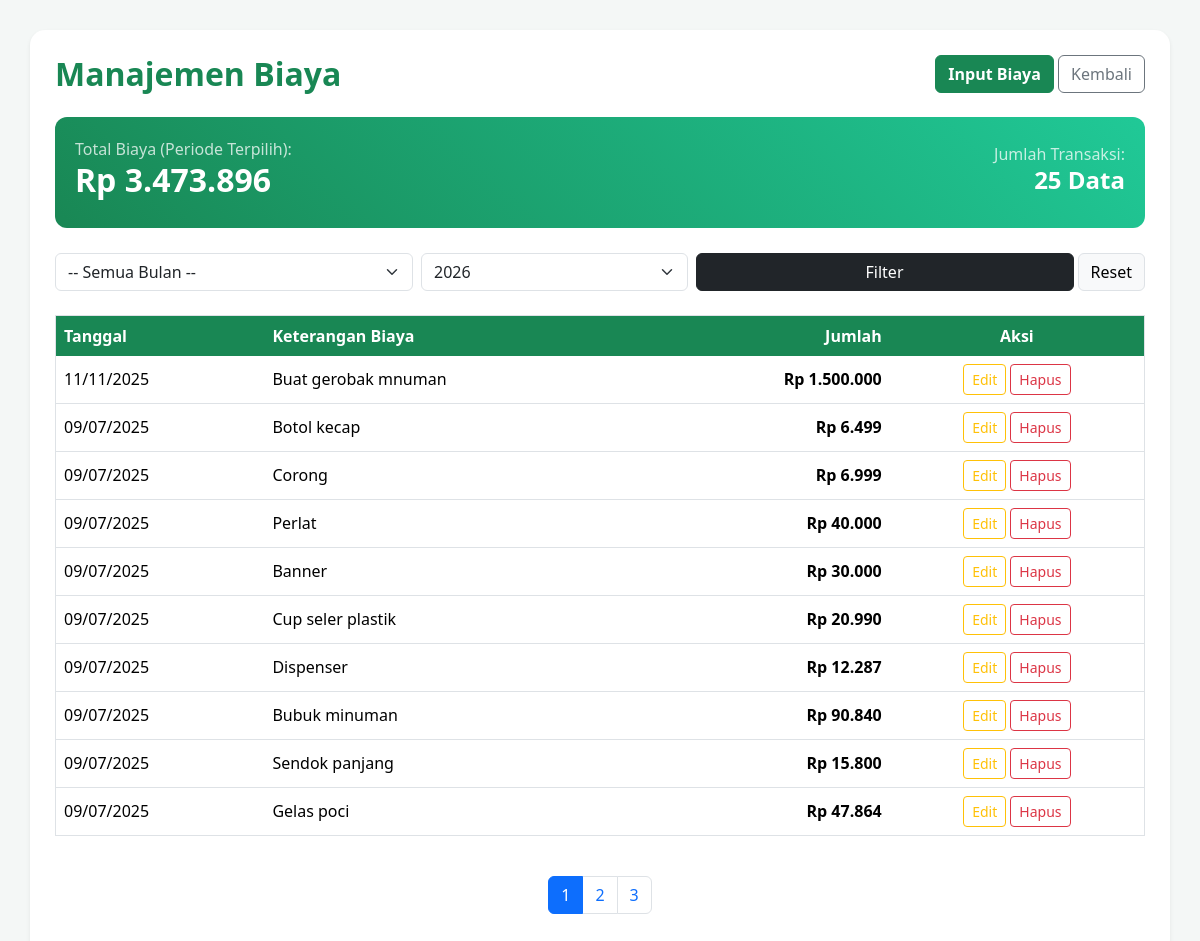
/biaya.php, run on the app's committed database.
### tables this page shows
CREATE TABLE `biaya` (
  `id` int(11) NOT NULL,
  `tanggal` date NOT NULL,
  `nama` text DEFAULT NULL,
  `jumlah` int(11) NOT NULL
);

### biaya.php (the view, shortened to what this page needs)
<?php
include 'koneksi.php';
$bulan = isset($_GET['bulan']) ? $_GET['bulan'] : '';
$tahun = isset($_GET['tahun']) ? $_GET['tahun'] : '';
$where_clauses = [];
$where = (count($where_clauses) > 0) ? "WHERE " . implode(' AND ', $where_clauses) : "";
$limit = 10;
$page = isset($_GET['page']) ? (int)$_GET['page'] : 1;
$offset = ($page - 1) * $limit;
$totalQuery = "SELECT COUNT(*) AS total, SUM(jumlah) AS total_biaya FROM biaya $where";
$totalResult = $conn->query($totalQuery);
$rowTotal = $totalResult->fetch_assoc();
$totalData = $rowTotal['total'];
$sumBiaya = $rowTotal['total_biaya'] ?? 0;
$totalPages = ceil($totalData / $limit);
$query = "SELECT id, tanggal, nama, jumlah FROM biaya $where ORDER BY tanggal DESC LIMIT $limit OFFSET $offset";
$data = $conn->query($query);
?>
<!DOCTYPE html>
<html lang="id">
<head>
    <link href="https://cdn.jsdelivr.net/npm/bootstrap@5.3.3/dist/css/bootstrap.min.css" rel="stylesheet">
</head>
<body>
    <div class="container shadow-sm">
        <div class="d-flex justify-content-between align-items-center mb-4">
            <h2 class="text-success fw-bold mb-0">Manajemen Biaya</h2>
            <div>
                <button type="button" class="btn btn-success fw-bold" data-bs-toggle="modal" data-bs-target="#modalBiaya">
                    Input Biaya
                </button>
                <a href="minuman.php" class="btn btn-outline-secondary">Kembali</a>
            </div>
        </div>
        <div class="stats-card">
            <div class="row align-items-center">
                <div class="col-md-6 text-center text-md-start">
                    <p class="mb-0 opacity-75">Total Biaya (Periode Terpilih):</p>
                    <h2 class="fw-bold">Rp <?= number_format($sumBiaya, 0, ',', '.') ?></h2>
                </div>
                <div class="col-md-6 text-center text-md-end">
                    <p class="mb-0 opacity-75">Jumlah Transaksi:</p>
                    <h4 class="fw-bold"><?= $totalData ?> Data</h4>
                </div>
            </div>
        </div>
        <form method="GET" class="row g-2 mb-4">
            <div class="col-md-4">
                <select name="bulan" class="form-select">
                    <option value="">-- Semua Bulan --</option>
                </select>
            </div>
            <div class="col-md-3">
                <select name="tahun" class="form-select">
                    <?php
                    for ($y = date('Y'); $y >= 2025; $y--) {
                        echo "<option value='$y' " . ($tahun == $y ? 'selected' : '') . ">$y</option>";
                    }
                    ?>
                </select>
            </div>
            <div class="col-md-5 d-flex gap-1">
                <button type="submit" class="btn btn-dark w-100">Filter</button>
                <a href="biaya.php" class="btn btn-light border">Reset</a>
            </div>
        </form>
        <div class="table-responsive">
            <table class="table table-hover align-middle border">
                <thead>
                    <tr>
                        <th>Tanggal</th>
                        <th>Keterangan Biaya</th>
                        <th class="text-end">Jumlah</th>
                        <th class="text-center">Aksi</th>
                    </tr>
                </thead>
                <tbody>
                    <?php if ($data->num_rows > 0) : ?>
                        <?php while ($row = $data->fetch_assoc()) : ?>
                            <tr>
                                <td><?= date('d/m/Y', strtotime($row['tanggal'])) ?></td>
                                <td><?= htmlspecialchars($row['nama']) ?></td>
                                <td class="text-end fw-bold">Rp <?= number_format($row['jumlah'], 0, ',', '.') ?></td>
                                <td class="text-center">
                                    <a href="edit_biaya.php?id=<?= $row['id'] ?>" class="btn btn-outline-warning btn-sm">Edit</a>
                                    <a href="biaya.php?hapus=<?= $row['id'] ?>&bulan=<?= $bulan ?>&tahun=<?= $tahun ?>" class="btn btn-outline-danger btn-sm" onclick="return confirm('Yakin ingin menghapus?')">Hapus</a>
                                </td>
                            </tr>
                        <?php endwhile; ?>
                    <?php else : ?>
                        <tr>
                            <td colspan="4" class="text-center py-4 text-muted">Data tidak ditemukan.</td>
                        </tr>
                    <?php endif; ?>
                </tbody>
            </table>
        </div>
        <?php if ($totalPages > 1): ?>
            <nav class="mt-4">
                <ul class="pagination justify-content-center">
                    <?php for ($i = 1; $i <= $totalPages; $i++): ?>
                        <li class="page-item <?= ($i == $page) ? 'active' : '' ?>">
                            <a class="page-link" href="?page=<?= $i ?>&bulan=<?= $bulan ?>&tahun=<?= $tahun ?>"><?= $i ?></a>
                        </li>
                    <?php endfor; ?>
                </ul>
            </nav>
        <?php endif; ?>
    </div>
</body>
</html>

### biaya.php (style rules this page uses)
body { background-color: #f4f7f6; font-family: 'Segoe UI', sans-serif; }
.container { margin-top: 30px; background-color: #fff; padding: 25px; border-radius: 15px; box-shadow: 0px 8px 25px rgba(0, 0, 0, 0.05); }
.stats-card { background: linear-gradient(45deg, #198754, #20c997); color: white; padding: 20px; border-radius: 12px; margin-bottom: 25px; }
.table thead th { background-color: #198754; color: white; border: none; }

### data on the page
biaya: tanggal "11/11/2025", nama "Buat gerobak mnuman", jumlah "1.500.000"
biaya: tanggal "09/07/2025", nama "Botol kecap", jumlah "6.499"
biaya: tanggal "09/07/2025", nama "Corong", jumlah "6.999"
biaya: tanggal "09/07/2025", nama "Perlat", jumlah "40.000"
biaya: tanggal "09/07/2025", nama "Banner", jumlah "30.000"
biaya: tanggal "09/07/2025", nama "Cup seler plastik", jumlah "20.990"
biaya: tanggal "09/07/2025", nama "Dispenser", jumlah "12.287"
biaya: tanggal "09/07/2025", nama "Bubuk minuman", jumlah "90.840"
biaya: tanggal "09/07/2025", nama "Sendok panjang", jumlah "15.800"
biaya: tanggal "09/07/2025", nama "Gelas poci", jumlah "47.864"

### other printed values
$sumBiaya "3.473.896"
$totalData "25"
form field tahun "2026"
